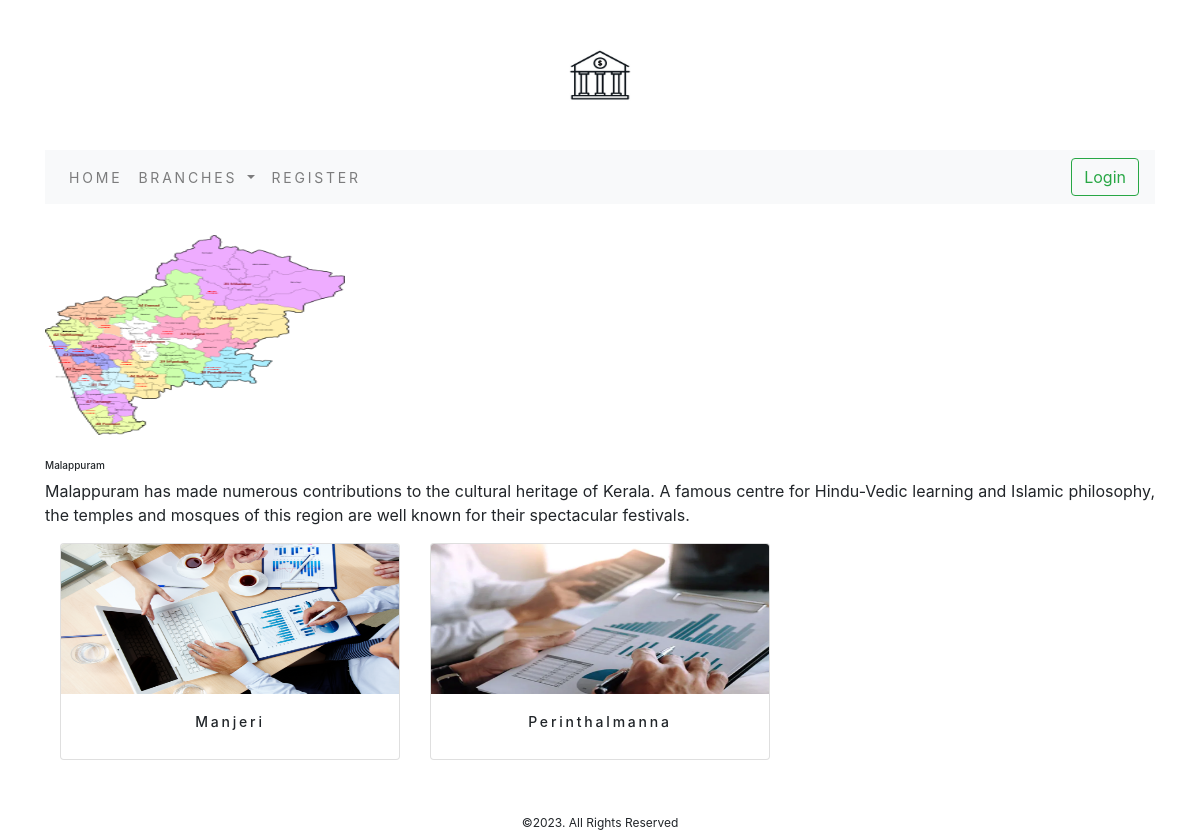
The page /malappuram/ on the database its author committed.
### bank/models.py (models this page shows, shortened)
class Branch(models.Model):
    name = models.CharField(max_length=250, unique=True)
    slug = models.SlugField(max_length=250, unique=True)
    description = models.TextField(blank=True)
    image = models.ImageField(upload_to='branch', blank=True)
    def get_url(self):
        return reverse('bank:district_by_branch', args=[self.slug])
    class Meta:
        ordering = ('name',)
        verbose_name = 'branch'
        verbose_name_plural = 'Branches'

class District(models.Model):
    name = models.CharField(max_length=250, unique=True)
    slug = models.SlugField(max_length=250, unique=True)
    description = models.TextField(blank=True)
    branch=models.ForeignKey(Branch,on_delete=models.CASCADE)
    image = models.ImageField(upload_to='district',blank=True)
    available=models.BooleanField(default=True)
    created=models.DateTimeField(auto_now_add=True)
    updated=models.DateTimeField(auto_now=True)
    def get_url(self):
        return reverse('bank:disbradetail',args=[self.branch.slug,self.slug])
    class Meta:
        ordering = ('name',)
        verbose_name = 'district'
        verbose_name_plural = 'Districts'

### bank/views.py (the view)
# urls.py: path('',views.alldiscat,name='alldiscat'),
def alldiscat(request,c_slug=None):
    c_page=None
    districts_list=None
    if c_slug!=None:
        c_page=get_object_or_404(Branch,slug=c_slug)
        districts_list=District.objects.all().filter(branch=c_page,available=True)
    else:
        districts_list=District.objects.all().filter(available=True)
    paginator=Paginator(districts_list,6)
    try:
        page=int(request.GET.get('page','1'))
    except:
        page=1
    try:
        districts=paginator.page(page)
    except (EmptyPage,InvalidPage):
        districts=paginator.page(paginator.num_pages)
    return render(request, 'branch.html', {'branch': c_page, 'districts': districts})

### bank/context_processors.py (called while the page is built)
def menu_links(request):
    links=Branch.objects.all()
    return dict(links=links)

### templates/branch.html (shortened to what this page needs)
{% extends 'base.html' %}
{% load static %}
{% block content %}
{% if branch %}
<div>
    <div class="row my_row_class">
    </div>
</div>
{% endif %}
<div class="mx_auto">
    {% if branch %}
    <img class="my_image" src="{{branch.image.url}}" alt="{{branch.name}}" style="width:300px;height:200px">
</div>
<br>
<div>
    <h1 class="my_title">{{branch.name}}</h1>
    <p class="text-justify">{{branch.description}}</p>
</div>
{% endif %}
<div class="container">
    <div class="row mx_auto">
        {% for district in districts.object_list %}
        <div class="my_bottom_margin col-9 col-sm-12 col-md-4 col-lg-4">
            <div class="card h-100 text-center">
                <a href="{{district.get_url}}"><img class="card-img-top" src="{{district.image.url}}" alt="{{district.name}}" height="150px"></a>
                <div class="card-body">
                    <h4>{{district.name}}</h4>
                </div>
            </div>
        </div>
      {% endfor %}
    </div>
    <br>
</div>
{% endblock %}

### templates/base.html (shortened to what this page needs)
{% load static %}
<!DOCTYPE html>
<html lang="en">
<head>
    <link rel="stylesheet" href="{% static 'css/custom.css' %}">
    <link href= "{% static 'css/bootstrap.min.css' %}" rel="stylesheet">
</head>
<body>
<div class="container">
{% include 'header.html' %}
{% include 'navbar.html' %}
{% block content %}
{% endblock %}
</div>
{% include 'footer.html' %}
</html>
</body>
</html>

### templates/header.html
{% load static %}
<header >
    <center>
 <a href="{% url 'bank:alldiscat' %}"></a><img src="{% static 'img/logo.png'%}" alt="logoimage" width="150px;" height="150px">
    </center>
</header>

### templates/navbar.html (shortened to what this page needs)
<nav class="navbar navbar-expand-lg navbar-light bg-light">
  <div class="collapse navbar-collapse" id="navbarSupportedContent">
    <ul class="navbar-nav mr-auto">
      <li class="nav-item">
        <a class="nav-link" href="#">Home</a>
      </li>
      <li class="nav-item dropdown {% if 'bank' in request.path%} active {% endif %}">
        <a class="nav-link dropdown-toggle" href="#" id="navbarDropdown" role="button" data-toggle="dropdown" aria-haspopup="true" aria-expanded="false">
          Branches
                </a>
      </li>
      <li class="nav-item">
        <a class="nav-link" href="http://127.0.0.1:8000/office/register">Register</a>
      </li>
    </ul>
      <form action="http://127.0.0.1:8000/office/login" method="get">
        <button class="btn btn-outline-success" type="submit">Login</button>
    </form>
  </div>
</nav>

### templates/footer.html
<div class="footer navbar-fixed-bottom my_footer">
  <p class="text-center">&copy;2023. All Rights Reserved</p>
</div>

### static/css/custom.css (style rules this page uses)
body { font-family: 'Poppins',sans-serif; min-height: 100vh; }
.nav-item { letter-spacing : .2em; font-size:14px; text-transform:uppercase; }
.my_footer { position:sticky; top:100%; height:45px; }
.my_footer p { font-size:12px; padding-top:20px; }
.my_row_class { padding-top:15px; }
.my_image { width:50%; height:auto; }
.my_title { font-size:10px; text_transform:uppercase; }
.my_bottom_margin { margin-bottom:10px }
.card-body h4 { font-size:14px; text_transform:uppercase; letter-spacing:.2em; }
.my_image { width:100%; height:auto; }

### rows shown on the page
Branch: image (picture), name "Malappuram", description "Malappuram has made numerous contributions to the cultural heritage of Kerala. A famous centre for Hindu-Vedic learning and Islamic philosophy, the temples and mosques of this region are well known for their spectacular festivals."
District: image (picture), name "Manjeri"
District: image (picture), name "Perinthalmanna"
